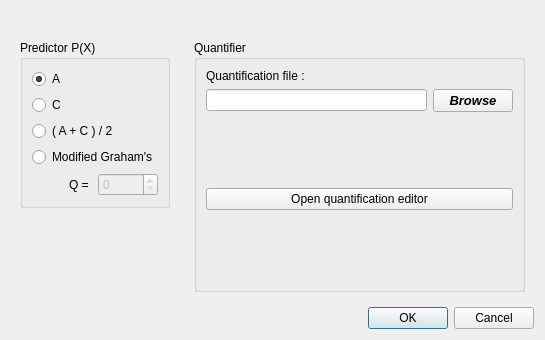
<?xml version="1.0" encoding="UTF-8"?>
<ui version="4.0">
 <class>MICDDialog</class>
 <widget class="QDialog" name="MICDDialog">
  <property name="geometry">
   <rect>
    <x>0</x>
    <y>0</y>
    <width>545</width>
    <height>340</height>
   </rect>
  </property>
  <property name="windowTitle">
   <string>MICD encoding</string>
  </property>
  <layout class="QVBoxLayout" name="verticalLayout">
   <item alignment="Qt::AlignHCenter">
    <widget class="QLabel" name="micdImage">
     <property name="text">
      <string/>
     </property>
     <property name="pixmap">
      <pixmap resource="../eiimage_app_res.qrc">:/img/micd.png</pixmap>
     </property>
    </widget>
   </item>
   <item>
    <layout class="QHBoxLayout" name="horizontalLayout">
     <item>
      <widget class="QWidget" name="widget" native="true">
       <layout class="QVBoxLayout" name="verticalLayout_2">
        <item>
         <widget class="QGroupBox" name="predictorBox">
          <property name="title">
           <string>Predictor P(X)</string>
          </property>
          <layout class="QVBoxLayout" name="verticalLayout_4">
           <item>
            <widget class="QRadioButton" name="predictRadioA">
             <property name="text">
              <string>A</string>
             </property>
             <property name="checked">
              <bool>true</bool>
             </property>
            </widget>
           </item>
           <item>
            <widget class="QRadioButton" name="predictRadioC">
             <property name="text">
              <string>C</string>
             </property>
            </widget>
           </item>
           <item>
            <widget class="QRadioButton" name="predictRadioAC">
             <property name="text">
              <string>( A + C ) / 2</string>
             </property>
            </widget>
           </item>
           <item>
            <widget class="QRadioButton" name="predictRadioGraham">
             <property name="text">
              <string>Modified Graham's</string>
             </property>
            </widget>
           </item>
           <item>
            <layout class="QHBoxLayout" name="horizontalLayout_2">
             <item alignment="Qt::AlignRight">
              <widget class="QLabel" name="qLabel">
               <property name="text">
                <string>Q = </string>
               </property>
              </widget>
             </item>
             <item>
              <widget class="QSpinBox" name="qSpinBox">
               <property name="enabled">
                <bool>false</bool>
               </property>
               <property name="maximum">
                <number>255</number>
               </property>
              </widget>
             </item>
            </layout>
           </item>
          </layout>
         </widget>
        </item>
        <item>
         <spacer name="verticalSpacer">
          <property name="orientation">
           <enum>Qt::Vertical</enum>
          </property>
          <property name="sizeHint" stdset="0">
           <size>
            <width>20</width>
            <height>40</height>
           </size>
          </property>
         </spacer>
        </item>
       </layout>
      </widget>
     </item>
     <item>
      <widget class="QWidget" name="widget_2" native="true">
       <layout class="QVBoxLayout" name="verticalLayout_3">
        <item>
         <widget class="QGroupBox" name="quantifierBox">
          <property name="title">
           <string>Quantifier</string>
          </property>
          <layout class="QVBoxLayout" name="verticalLayout_5">
           <item>
            <widget class="QLabel" name="quantFileLabel">
             <property name="text">
              <string>Quantification file :</string>
             </property>
            </widget>
           </item>
           <item>
            <layout class="QHBoxLayout" name="horizontalLayout_3">
             <item>
              <widget class="QLineEdit" name="quantFileEdit"/>
             </item>
             <item>
              <widget class="QPushButton" name="quantBrowseButton">
               <property name="font">
                <font>
                 <pointsize>10</pointsize>
                 <weight>75</weight>
                 <italic>true</italic>
                 <bold>true</bold>
                </font>
               </property>
               <property name="text">
                <string>Browse</string>
               </property>
               <property name="iconSize">
                <size>
                 <width>8</width>
                 <height>8</height>
                </size>
               </property>
              </widget>
             </item>
            </layout>
           </item>
           <item>
            <spacer name="verticalSpacer_2">
             <property name="orientation">
              <enum>Qt::Vertical</enum>
             </property>
             <property name="sizeHint" stdset="0">
              <size>
               <width>20</width>
               <height>22</height>
              </size>
             </property>
            </spacer>
           </item>
           <item>
            <widget class="QPushButton" name="quantEditorButton">
             <property name="text">
              <string>Open quantification editor</string>
             </property>
            </widget>
           </item>
           <item>
            <spacer name="verticalSpacer_3">
             <property name="orientation">
              <enum>Qt::Vertical</enum>
             </property>
             <property name="sizeHint" stdset="0">
              <size>
               <width>20</width>
               <height>22</height>
              </size>
             </property>
            </spacer>
           </item>
          </layout>
         </widget>
        </item>
       </layout>
      </widget>
     </item>
    </layout>
   </item>
   <item>
    <widget class="QDialogButtonBox" name="buttonBox">
     <property name="orientation">
      <enum>Qt::Horizontal</enum>
     </property>
     <property name="standardButtons">
      <set>QDialogButtonBox::Cancel|QDialogButtonBox::Ok</set>
     </property>
    </widget>
   </item>
  </layout>
 </widget>
 <resources>
  <include location="../eiimage_app_res.qrc"/>
 </resources>
 <connections>
  <connection>
   <sender>buttonBox</sender>
   <signal>accepted()</signal>
   <receiver>MICDDialog</receiver>
   <slot>accept()</slot>
   <hints>
    <hint type="sourcelabel">
     <x>248</x>
     <y>254</y>
    </hint>
    <hint type="destinationlabel">
     <x>157</x>
     <y>274</y>
    </hint>
   </hints>
  </connection>
  <connection>
   <sender>buttonBox</sender>
   <signal>rejected()</signal>
   <receiver>MICDDialog</receiver>
   <slot>reject()</slot>
   <hints>
    <hint type="sourcelabel">
     <x>316</x>
     <y>260</y>
    </hint>
    <hint type="destinationlabel">
     <x>286</x>
     <y>274</y>
    </hint>
   </hints>
  </connection>
  <connection>
   <sender>predictRadioGraham</sender>
   <signal>toggled(bool)</signal>
   <receiver>qSpinBox</receiver>
   <slot>setEnabled(bool)</slot>
   <hints>
    <hint type="sourcelabel">
     <x>113</x>
     <y>224</y>
    </hint>
    <hint type="destinationlabel">
     <x>153</x>
     <y>256</y>
    </hint>
   </hints>
  </connection>
 </connections>
</ui>
